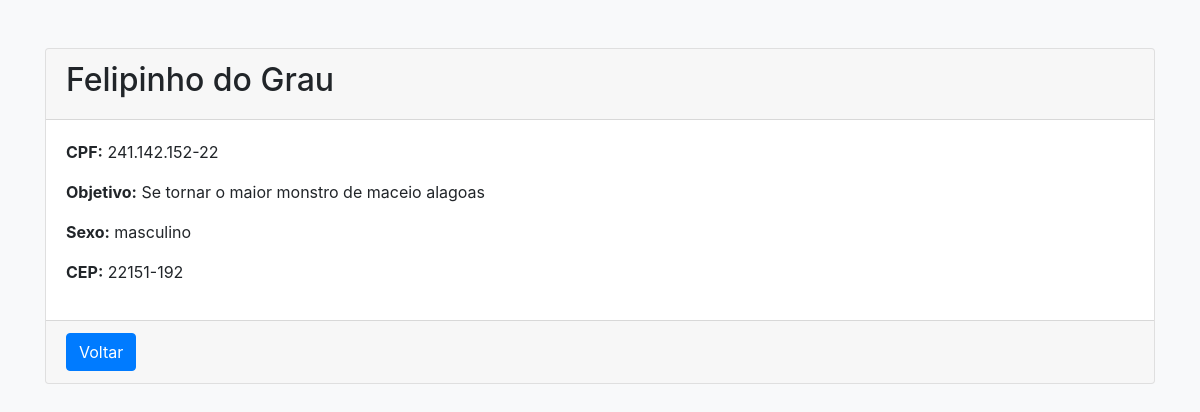
Page /aluno/2/ on the committed database.
### GymApp/models.py (models this page shows, shortened)
class Aluno(models.Model):
    nome = models.CharField(max_length = 50, null = False)
    cpf = models.CharField(max_length=14, null = False)
    objetivo = models.CharField(max_length = 200)
    sexo = models.CharField(max_length = 20)
    cep = models.CharField(max_length = 30, null = False)

### GymApp/views.py (the view)
# urls.py: path('aluno/<int:pk>/', AlunoDetail.as_view(), name='aluno-detalhe'),
class AlunoDetail(DetailView):
    model = Aluno
    template_name = 'gym/aluno_detalhe.html'
    context_object_name = 'aluno'

### GymApp/templates/gym/aluno_detalhe.html (shortened to what this page needs)
{% load static%}
<!DOCTYPE html>
<html lang="pt-br">
<head>
    <link href="https://stackpath.bootstrapcdn.com/bootstrap/4.5.2/css/bootstrap.min.css" rel="stylesheet">
    <link rel="stylesheet" href="{% static 'css/checartreinos.css' %}">
</head>
<body class="bg-light">
    <div class="container mt-5">
        <div class="card">
            <div class="card-header">
                <h2>{{ aluno.nome }}</h2>
            </div>
            <div class="card-body">
                <p><strong>CPF:</strong> {{ aluno.cpf }}</p>
                <p><strong>Objetivo:</strong> {{ aluno.objetivo }}</p>
                <p><strong>Sexo:</strong> {{ aluno.sexo }}</p>
                <p><strong>CEP:</strong> {{ aluno.cep }}</p>
            </div>
            <div class="card-footer">
                <a href="{% url 'checar-treino' %}" class="btn btn-primary">Voltar</a>
            </div>
        </div>
    </div>
</body>
</html>

### static/css/checartreinos.css (style rules this page uses)
body { display: flex; min-height: 100vh; flex-direction: column; }

### rows in the picture
Aluno: nome "Felipinho do Grau", cpf "241.142.152-22", objetivo "Se tornar o maior monstro de maceio alagoas", sexo "masculino", cep "22151-192"
